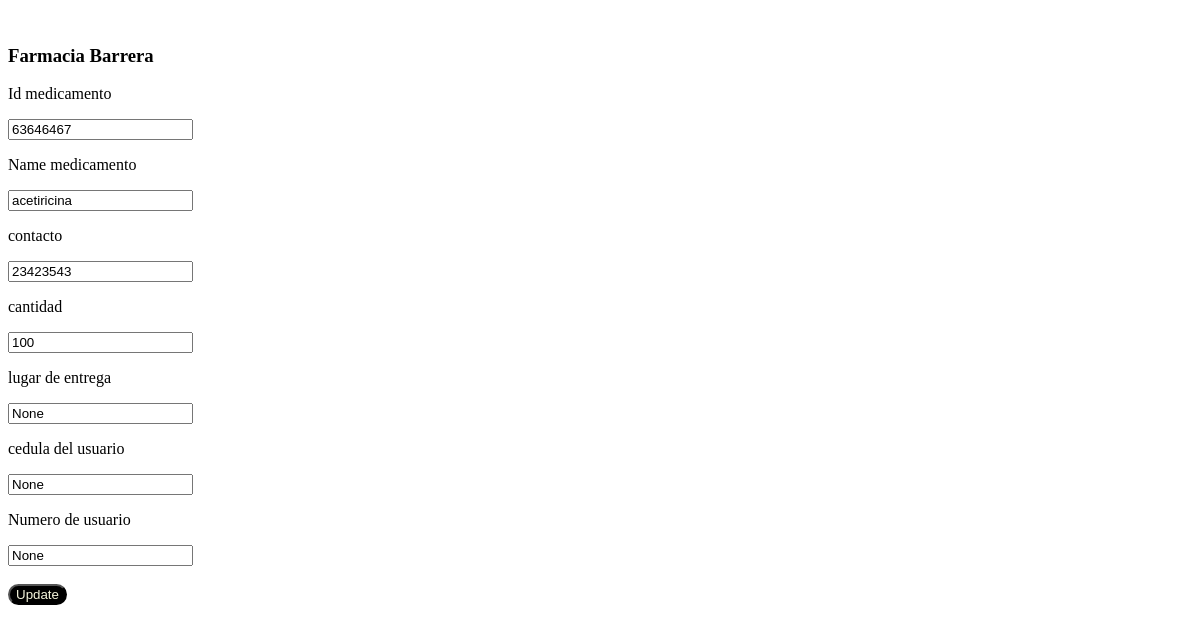
Screenshot of /edit/16 with the database file from the repository.
### employee/models.py (models this page shows, shortened)
class Employee(models.Model):
    eid = models.CharField(max_length=20)
    ename = models.CharField(max_length=100)
    eemail = models.CharField(max_length=30)
    econtact = models.CharField(max_length=15)
    lugarr = models.CharField(max_length=50)
    cedulaa = models.CharField(max_length=40)
    usuarioo = models.CharField(max_length=60)
    class Meta:
        db_table = "employee"

### employee/views.py (the view)
# urls.py: path('edit/<int:id>', views.edit),
def edit(request, id):
    employee = Employee.objects.get(id=id)
    return render(request,'edit.html', {'employee':employee})

### employee/templates/edit.html (shortened to what this page needs)
<!DOCTYPE html>
<html lang="en">
<head>
    {% load static %}
    <link rel="stylesheet" href="{% static 'css/style.css' %}">
</head>
<body>
    <form method="POST" action="/update/{{employee.id}}">
        <div>
            <br>
            <p>
                <h3>Farmacia Barrera</h3>
            </p>
        </div>
        <div>
            <p>Id medicamento</p>
            <div>
                <input type="text" name="eid" value="{{employee.eid}}" />
            </div>
        </div>
        <div>
            <p> Name medicamento</p>
            <div>
                <input type="text" name="ename" value="{{employee.ename}}" />
            </div>
        </div>
        <div>
            <p>contacto</p>
            <div>
                <input type="email" name="eemail" value="{{employee.eemail}}" />
            </div>
        </div>
        <div>
            <p>cantidad</p>
            <div>
                <input type="text" name="econtact" value="{{employee.econtact}}" />
            </div>
        </div>
        <div>
            <p>lugar de entrega</p>
            <div>
            <input type="text" name="lugarr" value="{{employee.lugarr}}">
        </div>
        </div>
        <div>
            <p>cedula del usuario</p>
            <div>
                <input type="text" name="cedulaa" value="{{employee.cedulaa}}">
            </div>
        </div>
        <div>
            <p>Numero de usuario</p>
            <div>
                <input type="text" name="usuarioo" value="{{employee.usuarioo}}">
            </div>
        </div>
        <div>
            <br>
            <button type="submit">Update</button>
        </div>
    </form>
</body>
</html>

### employee/static/style.css (style rules this page uses)
body { background-image: url("https://steemitimages.com/p/gPCasciUWmEwHnsXKML7xF4NE4zxEVyvENsPKp9LmDaFv1fJfB8DP4vE6969WeYikrC76SbzTBnYZRxpEjxt6Tkg663kbqhhD3WBXBaDFgfYyLNXsyZwKsFXUZweLajK2zNbKEEPr29XbBcTJD?format=match&mode=fit"); background-repeat: no-repeat; background-size: cover; background-attachment: fixed; background-position: center center; }
button { border-radius: 12px; color: beige; background-color: black; cursor: pointer; }

### rows the page displays
Employee: eid "63646467", ename "acetiricina", eemail "23423543", econtact "100", lugarr "None", cedulaa "None", usuarioo "None"
